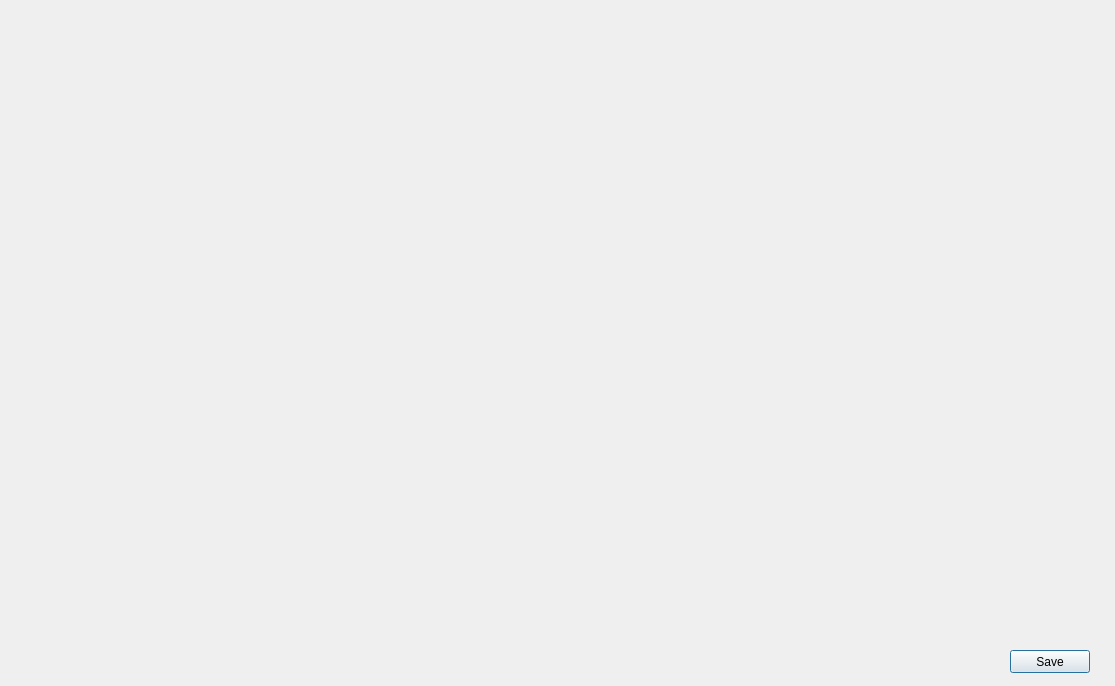
<?xml version="1.0" encoding="UTF-8"?>
<ui version="4.0">
 <class>powerLawDialog</class>
 <widget class="QDialog" name="powerLawDialog">
  <property name="geometry">
   <rect>
    <x>0</x>
    <y>0</y>
    <width>1115</width>
    <height>686</height>
   </rect>
  </property>
  <property name="windowTitle">
   <string>Results about the 2/3 power law</string>
  </property>
  <widget class="QPushButton" name="pushButton_save">
   <property name="geometry">
    <rect>
     <x>1010</x>
     <y>650</y>
     <width>80</width>
     <height>23</height>
    </rect>
   </property>
   <property name="text">
    <string>Save</string>
   </property>
  </widget>
  <widget class="QWidget" name="">
   <property name="geometry">
    <rect>
     <x>20</x>
     <y>30</y>
     <width>1081</width>
     <height>611</height>
    </rect>
   </property>
   <layout class="QVBoxLayout" name="verticalLayout">
    <item>
     <layout class="QHBoxLayout" name="horizontalLayout">
      <item>
       <widget class="QCustomPlot" name="plot_hand_pos" native="true"/>
      </item>
      <item>
       <widget class="QCustomPlot" name="plot_curvature" native="true"/>
      </item>
      <item>
       <widget class="QCustomPlot" name="plot_ang_vel" native="true"/>
      </item>
     </layout>
    </item>
    <item>
     <widget class="QCustomPlot" name="plot_23" native="true"/>
    </item>
   </layout>
  </widget>
 </widget>
 <customwidgets>
  <customwidget>
   <class>QCustomPlot</class>
   <extends>QWidget</extends>
   <header>qcustomplot.h</header>
   <container>1</container>
  </customwidget>
 </customwidgets>
 <resources/>
 <connections/>
</ui>
